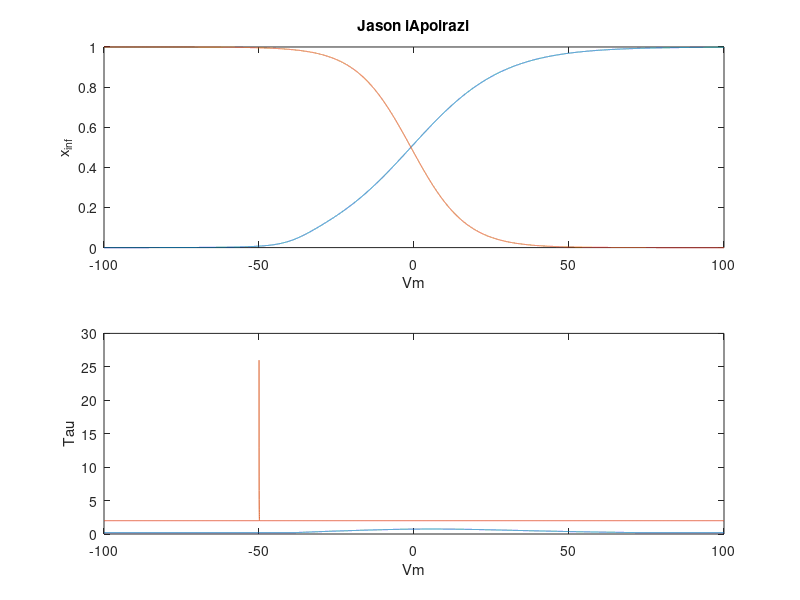

Source code (MATLAB):
% % iAPoirazi: fast inactivating K current (A in Poirazi, Brannon, & Mel 2003)
% # Jason?s email:
% # Here are two different A-type K+ current mechanisms I've implemented.
% # However, I have not worked with these much or carefully verified that
% # they are working properly. The reference for iAPoirazi.txt is included in
% # it; I don't remember where I got the model in iA.txt though.

%%
% Poirarzi IA
V=-100:0.01:100; V=V';

gA=7.5; EA=-80; IC=.1; IC_noise=.1; celsius=36;
qt=5^((celsius-24)/10)
an=exp((.001*(-1.8-(1./(1+exp((V+40)/5)))).*(V+1)*96480)./(8.315*(273.16+celsius)))
bn=exp((.001*(-1.8-(1./(1+exp((V+40)/5)))).*(V+1)*96480*.39)./(8.315*(273.16+celsius)))
al=exp((.001*(3).*(V+1)*96480)./(8.315*(273.16+celsius)))
ntau=max(.2,bn./(qt*.1*(1+an)))
ninf=1./(1+an)
linf=1./(1+al)
ltau=max(2,.26./(V+50))
% ltau=.26./(V+50)
% dn=(ninf-n)./ntau
% dl=(linf-l)./ltau
% n0)=IC+IC_noise.*rand(Npop,1)
% l(0)=IC+IC_noise.*rand(Npop,1)
% IA(V,n,l)=gA.*n.*l.*(V-EA)
% current => -IA(V,n,l)



figure; subplot(211); plot(V,[ninf linf]); ylabel('x_{inf}'); xlabel('Vm'); title ('Jason iApoirazi');
subplot(212); plot(V,[ntau ltau]); ylabel('Tau'); xlabel('Vm');
